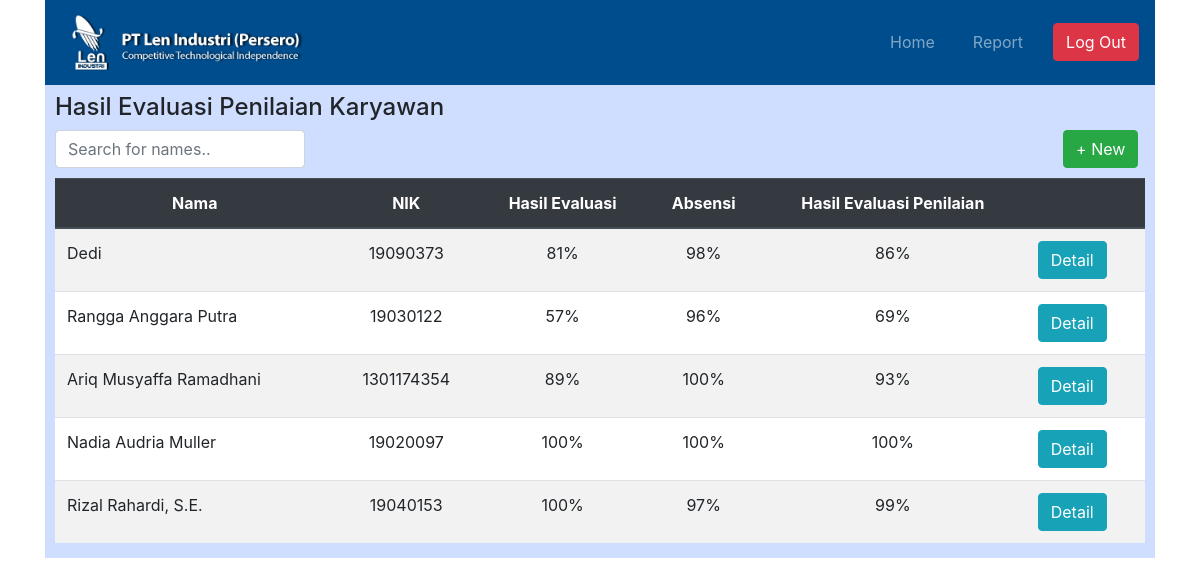
The app's page /index.php/c_dashboard_admin, older data.
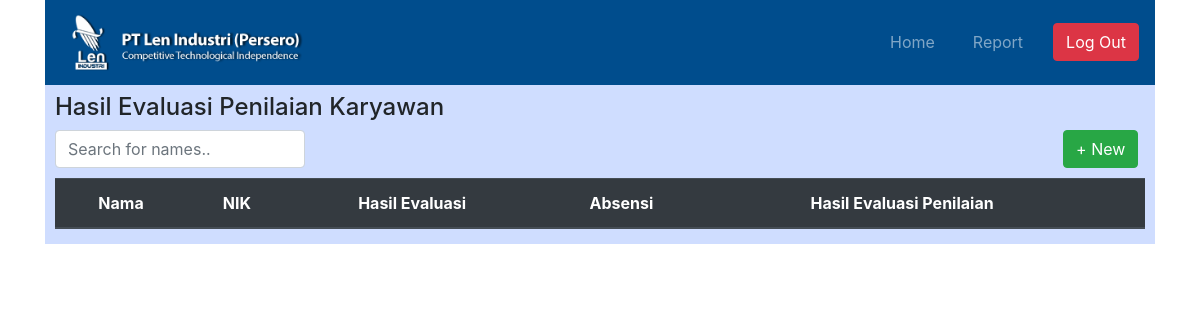
The same page, newer data.
### tables this page shows
CREATE TABLE `karyawan` (
  `id_karyawan` int(11) NOT NULL,
  `id_evaluasi` int(11) DEFAULT NULL,
  `id_absensi` int(11) NOT NULL,
  `nama` varchar(255) NOT NULL,
  `nik` int(10) NOT NULL,
  `divisi` varchar(255) NOT NULL,
  `jabatan` varchar(255) NOT NULL,
  `bagian` varchar(255) NOT NULL,
  `nilai_hasil` float NOT NULL,
  `end_periode` date NOT NULL,
  `start_periode` date NOT NULL,
  `status` varchar(255) NOT NULL,
  `alasan` varchar(255) DEFAULT NULL,
  `anggaran` varchar(255) DEFAULT NULL,
  `kode_pagu` varchar(255) DEFAULT NULL
);

CREATE TABLE `evaluasi` (
  `id_evaluasi` int(11) NOT NULL,
  `nik` int(10) NOT NULL,
  `date_fill` date NOT NULL,
  `inisiatif` float NOT NULL,
  `daya_kreatif` float NOT NULL,
  `prob_solve` float NOT NULL,
  `tang_jawab` float NOT NULL,
  `kom_per` float NOT NULL,
  `etika_kerja` float NOT NULL,
  `adap_kerja` float NOT NULL,
  `pelayanan` float NOT NULL,
  `kem_tugas` float NOT NULL,
  `pen_diri` float NOT NULL,
  `kem_komunikasi` float NOT NULL,
  `ker_sama` float NOT NULL,
  `disiplin` float NOT NULL,
  `sis_kerja` float NOT NULL,
  `has_kerja` float NOT NULL,
  `nilai_eval` float NOT NULL,
  `nilai_kinerja` float NOT NULL,
  `nama_atasan` varchar(255) NOT NULL,
  `nik_atasan` int(10) NOT NULL
);

CREATE TABLE `absensi` (
  `id_absensi` int(11) NOT NULL,
  `nik` int(10) NOT NULL,
  `sakit` float NOT NULL,
  `izin` float NOT NULL,
  `alpa` float NOT NULL,
  `periode` int(11) NOT NULL,
  `terlambat` float NOT NULL,
  `nilai_absen` float NOT NULL,
  `nilai_produktivitas` float NOT NULL
);

### application/controllers/C_dashboard_admin.php (called while the page is built, shortened)
<?php
class C_dashboard_admin extends CI_Controller {
	public function index()
	{
		$data = array();
		$data['hasilevaluasi'] = $this->M_weblen2->read_hasil_evaluasi();
		$this->load->view('admin/V_dashboard_admin', $data);
	}
}

### index.php (called while the page is built, shortened)
<?php
require_once BASEPATH.'core/CodeIgniter.php';

### application/models/M_weblen2.php (called while the page is built, shortened)
<?php
class M_weblen2 extends CI_Model {
	public function read_hasil_evaluasi ()
	{
		$this->db->select('karyawan.id_karyawan as id_karyawan, karyawan.id_absensi as id_absensi, karyawan.id_evaluasi as id_evaluasi, karyawan.nama as nama, karyawan.nik as nik, evaluasi.nilai_kinerja as nilai_kinerja, absensi.nilai_produktivitas as nilai_produktivitas, karyawan.nilai_hasil as nilai_hasil, karyawan.status as status');
		$this->db->from('karyawan');
		$this->db->join('evaluasi', 'karyawan.id_evaluasi = evaluasi.id_evaluasi');
		$this->db->join('absensi', 'karyawan.id_absensi = absensi.id_absensi');
		$query = $this->db->get();
		return $query->result_array();
	}
}

### application/views/admin/V_dashboard_admin.php (the view, shortened to what this page needs)
<!DOCTYPE html>
<html lang="en">
<head>
    <link rel="stylesheet" href="<?= base_url()?>/assets/css/bootstrap.min.css">
    <link rel="stylesheet" href="<?= base_url()?>/assets/style/style1.css">
</head>
<body>
    <div class="container">
        <?php $this->load->view('navbar_admin.php') ?>
        <div class="container main_bgr_dash">
            <div class="row">
                <div class="col-md-12">
                    <h4>Hasil Evaluasi Penilaian Karyawan</h4>
                </div>
            </div>
        <form action="" method="">
            <div class="row" style=" margin-bottom: 10px;">
                <div class="col-md-3">
                <input class="form-control" type="text" id="myInput" onkeyup="searchName()" placeholder="Search for names.." title="Type in a name">
                </div>
                <div class="col-md-7" style="text-align: right; margin-left: 180px;">
                    <a href="<?= site_url('C_tambah_admin'); ?>" class="btn btn-success">+ New</a>
                </div>
            </div>
        </form>
            <div class="row">
                <div class="col-md-12">
                    <div class="table-responsive" style="background-color: white;">
                        <table class="table table-striped" id="myTable" style="margin-bottom: 0px;">
                            <thead class="thead-dark"  style="text-align: center;">
                            <tr>
                                <th scope="col">Nama</th>
                                <th scope="col">NIK</th>
                                <th scope="col">Hasil Evaluasi</th>
                                <th scope="col">Absensi</th>
                                <th scope="col">Hasil Evaluasi Penilaian</th>
                                <th scope="col"></th>
                            </tr>
                            </thead>
                            <tbody>
                            <?php $no = 1;
                            foreach ($hasilevaluasi as $value) { ?>
                                <tr>
                                    <td><?= $value['nama']; ?></td>
                                    <td style="text-align: center;"><?= $value['nik']; ?></td>
                                    <td style="text-align: center;"><?= $value['nilai_kinerja']; ?>%</td>
                                    <td style="text-align: center;"><?= $value['nilai_produktivitas']; ?>%</td>
                                    <td style="text-align: center;"><?= $value['nilai_hasil']; ?>%</td>
                                    <?php if ($value['status'] == '-') { ?>
                                        <td>
                                            <a href="<?php echo site_url('C_detail_admin/index/' . $value['id_karyawan']); ?>" class="btn btn-info" id="detail" style="margin-right: 20px;">Detail</a>
                                            <a href="<?php echo site_url('C_kesimpulan_penilaian/index/' . $value['id_karyawan']); ?>" class="btn btn-primary" id="nilai">+ Nilai</a>
                                        </td>
                                    <?php } else {?>
                                        <td>
                                            <a href="<?php echo site_url('C_detail_admin/index/' . $value['id_karyawan']); ?>" class="btn btn-info" id="detail">Detail</a>
                                        </td>
                                    <?php } ?>
                                </tr>
                            <?php } ?>
                            </tbody>
                        </table>
                    </div>
                </div>
            </div>
        </div>
</body>
</html>

### application/views/navbar_admin.php
<div class="row">
    <div class="col-md-12">
        <nav class="navbar navbar-dark navbar-expand-sm" style="background-color: #004D8D;">
            <a class="navbar-brand" href="<?php echo site_url('C_dashboard_admin'); ?>">
                <img src="<?= base_url()?>/assets/img/logoo.png" alt="Logo" style="width:250px;">
            </a>
            <ul class="navbar-nav ml-auto">
                <li class="nav-item">
                    <a class="nav-link" style="padding-right: 30px;" href="<?php echo site_url('C_dashboard_admin'); ?>">Home</a>
                </li>
                <li class="nav-item">
                    <a class="nav-link" style="padding-right: 30px;" href="#">Report</a>
                </li>
            </ul>
            <form class="form-inline my-2 my-lg-0" action="<?php echo site_url('C_landing_page'); ?>">
                <button class="btn btn-danger my-2 my-sm-0" type="submit">Log Out</button>
            </form>
        </nav>
    </div>
</div>

### assets/style/style1.css (style rules this page uses)
.main_bgr_dash { background-color: #CFDDFF; padding: 8px 10px 15px 10px; height: auto; }

Row changes from the older to the newer data that the page shows:
removed karyawan: nama "Dedi", nik "19090373", id_evaluasi.nilai_kinerja "81", id_absensi.nilai_produktivitas "98", nilai_hasil "86"
removed karyawan: nama "Rangga Anggara Putra", nik "19030122", id_evaluasi.nilai_kinerja "57", id_absensi.nilai_produktivitas "96", nilai_hasil "69"
removed karyawan: nama "Ariq Musyaffa Ramadhani", nik "1301174354", id_evaluasi.nilai_kinerja "89", id_absensi.nilai_produktivitas "100", nilai_hasil "93"
removed karyawan: nama "Nadia Audria Muller", nik "19020097", id_evaluasi.nilai_kinerja "100", id_absensi.nilai_produktivitas "100", nilai_hasil "100"
removed karyawan: nama "Rizal Rahardi, S.E.", nik "19040153", id_evaluasi.nilai_kinerja "100", id_absensi.nilai_produktivitas "97", nilai_hasil "99"
